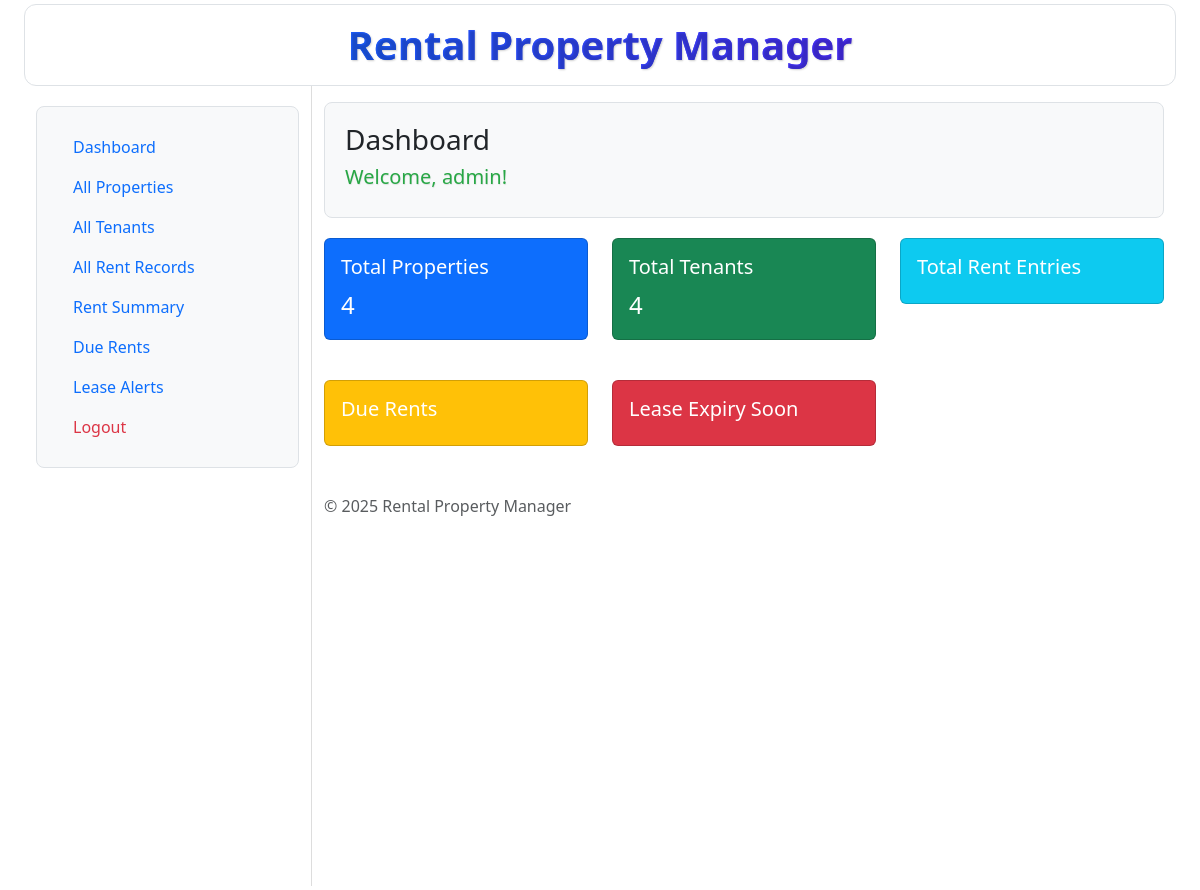
The page /dashboard (signed in) on the database as committed earlier.
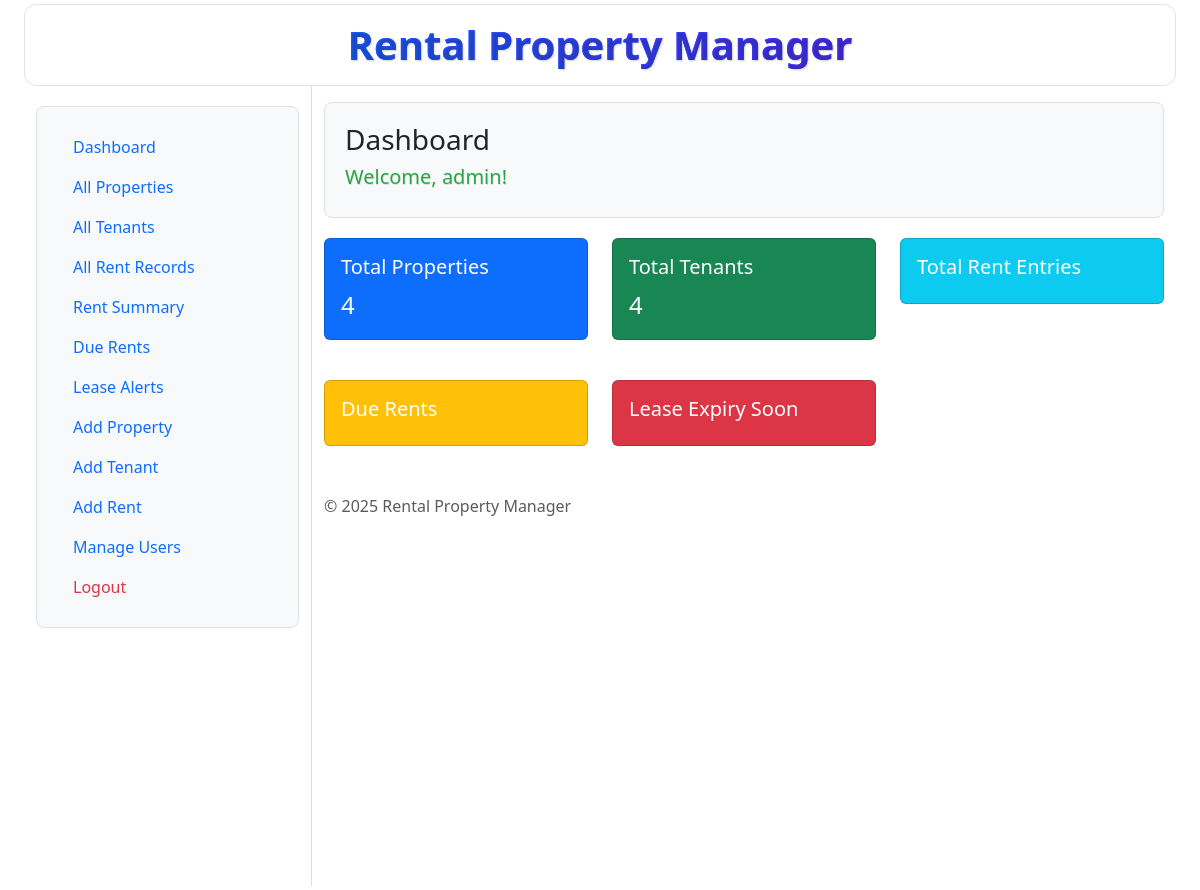
The same page on the database as committed later.
### mainapp/models.py (models this page shows, shortened)
class User(db.Model, UserMixin):
    id = db.Column(db.Integer, primary_key=True)  # Primary key for each user
    username = db.Column(db.String(80), unique=True, nullable=False)  # Username (unique)
    password = db.Column(db.String(255), nullable=False)  # Hashed password
    role = db.Column(db.String(50), nullable=False, default='viewer')  # User role (Admin, Manager, etc.)

### mainapp/routes.py (the view)
@app_routes.route("/dashboard")
@login_required
def dashboard():
    total_properties = Property.query.count()
    total_tenants = Tenant.query.count()
    now = datetime.now()
    current_month = now.strftime('%B')
    current_year = now.year
    rents_this_month = Rent.query.filter_by(month=current_month, year=current_year).all()
    total_rent_collected = sum(r.amount_paid for r in rents_this_month)
    tenant_ids_paid = [r.tenant_id for r in rents_this_month]
    pending_rent_tenants = Tenant.query.filter(~Tenant.id.in_(tenant_ids_paid)).all()
    upcoming_expiry = datetime.now().date() + timedelta(days=30)
    lease_expiry_soon = Tenant.query.filter(Tenant.lease_end <= upcoming_expiry).all()
    return render_template(
        "dashboard.html",
        total_properties=total_properties,
        total_tenants=total_tenants,
        total_rent_collected=total_rent_collected,
        pending_rent_tenants=pending_rent_tenants,
        lease_expiry_soon=lease_expiry_soon,
        current_month=current_month,
        current_year=current_year
    )

### templates/dashboard.html (shortened to what this page needs)
{% extends "layout.html" %}
{% block content %}
<div class="container heading-container"
>
  <h3 class="subheading-gradient">Dashboard</h3>
  <h4 class="subheading-shadow">Welcome, {{ current_user.username }}!</h4>
</div>
  <div class="row g-4">
    <div class="col-md-4">
      <div class="card text-white bg-primary">
        <div class="card-body">
          <h5 class="card-title">Total Properties</h5>
          <p class="card-text fs-4">{{ total_properties }}</p>
        </div>
      </div>
    </div>
    <div class="col-md-4">
      <div class="card text-white bg-success">
        <div class="card-body">
          <h5 class="card-title">Total Tenants</h5>
          <p class="card-text fs-4">{{ total_tenants }}</p>
        </div>
      </div>
    </div>
    <div class="col-md-4">
      <div class="card text-white bg-info">
        <div class="card-body">
          <h5 class="card-title">Total Rent Entries</h5>
        </div>
      </div>
    </div>
  </div>
  <div class="row g-4 mt-3">
    <div class="col-md-4">
      <div class="card text-white bg-warning">
        <div class="card-body">
          <h5 class="card-title">Due Rents</h5>
        </div>
      </div>
    </div>
    <div class="col-md-4">
      <div class="card text-white bg-danger">
        <div class="card-body">
          <h5 class="card-title">Lease Expiry Soon</h5>
        </div>
      </div>
    </div>
  </div>
  <p class="text-muted mt-5">© {{ current_year }} Rental Property Manager</p>
</div>
{% endblock %}

### templates/layout.html (shortened to what this page needs)
<!DOCTYPE html>
<html lang="en">
<head>
  <link href="https://cdn.jsdelivr.net/npm/bootstrap@5.3.2/dist/css/bootstrap.min.css" rel="stylesheet">
  <link rel="stylesheet" href="https://cdnjs.cloudflare.com/ajax/libs/font-awesome/6.5.0/css/all.min.css">
</head>
<body>
  <div class="container-fluid py-1 px-4" mt-3>
    <div class="p-3 text-center heading-gradient"
      style="background-color: #f8f9fa; border: 1px solid #dee2e6; border-radius: 12px;">
    <h2 class="m-0 text-center heading-gradient">Rental Property Manager</h2>
  </div>
  <div class="container-fluid">
    <div class="row">
      {% if current_user.is_authenticated %}
      <div class="col-md-3 sidebar">
        <div class="sidebar-container">
        <ul class="nav flex-column">
          <li class="nav-item"><a class="nav-link" href="{{ url_for('app_routes.dashboard') }}">Dashboard</a></li>
          <li class="nav-item"><a class="nav-link" href="{{ url_for('app_routes.list_properties') }}">All Properties</a></li>
          <li class="nav-item"><a class="nav-link" href="{{ url_for('app_routes.list_tenants') }}">All Tenants</a></li>
          <li class="nav-item"><a class="nav-link" href="{{ url_for('app_routes.list_rents') }}">All Rent Records</a></li>
          <li class="nav-item"><a class="nav-link" href="{{ url_for('app_routes.rent_summary') }}">Rent Summary</a></li>
          <li class="nav-item"><a class="nav-link" href="{{ url_for('app_routes.due_rents') }}">Due Rents</a></li>
          <li class="nav-item"><a class="nav-link" href="{{ url_for('app_routes.lease_expiry_alerts') }}">Lease Alerts</a></li>
          {% if current_user.role == 'admin' %}
            <li class="nav-item"><a class="nav-link" href="{{ url_for('app_routes.add_property') }}">Add Property</a></li>
            <li class="nav-item"><a class="nav-link" href="{{ url_for('app_routes.add_tenant') }}">Add Tenant</a></li>
            <li class="nav-item"><a class="nav-link" href="{{ url_for('app_routes.add_rent') }}">Add Rent</a></li>
            <li class="nav-item"><a class="nav-link" href="{{ url_for('app_routes.manage_users') }}">Manage Users</a></li>
          {% endif %}
          <li class="nav-item"><a class="nav-link text-danger" href="{{ url_for('app_routes.logout') }}">Logout</a></li>
        </ul>
      </div>
    </div>
      <div class="col-md-9 pt-3">
      {% else %}
        <div class="col-md-12 pt-3">
      {% endif %}
      {% block content %}{% endblock %}
      </div>
    </div>
  </div>
</body>
</html>

### templates/layout.html (style rules this page uses)
.sidebar, .pt-3 { min-height: 100vh; }
.sidebar { height: 100vh; padding-top: 20px; background-color: #ffffff; border-right: 1px solid #ddd; }
.sidebar-container { background-color: #f8f9fa; padding: 20px; border-radius: 8px; margin-bottom: 20px; border: 1px solid #dee2e6; }
.heading-gradient { background: linear-gradient(to right, #007bff, #6610f2); -webkit-background-clip: text; -webkit-text-fill-color: transparent; font-weight: bold; font-size: 2.5rem; text-shadow: 1px 1px 2px rgba(0,0,0,0.2); }
.subheading-shadow { color: #28a745; font-size: 1.25rem; font-weight: 500; text-shadow: 0.5px 0.5px 1px rgba(0,0,0,0.1); }
.heading-container { background-color: #f8f9fa; padding: 20px; border-radius: 8px; margin-bottom: 20px; border: 1px solid #dee2e6; }

Rows that differ between the two databases and show on the page:
changed User "admin": role "Admin" → "admin" (drawn)
Other text that changed with them:
text now shown: "Add Property Add Tenant Add Rent Manage Users"
